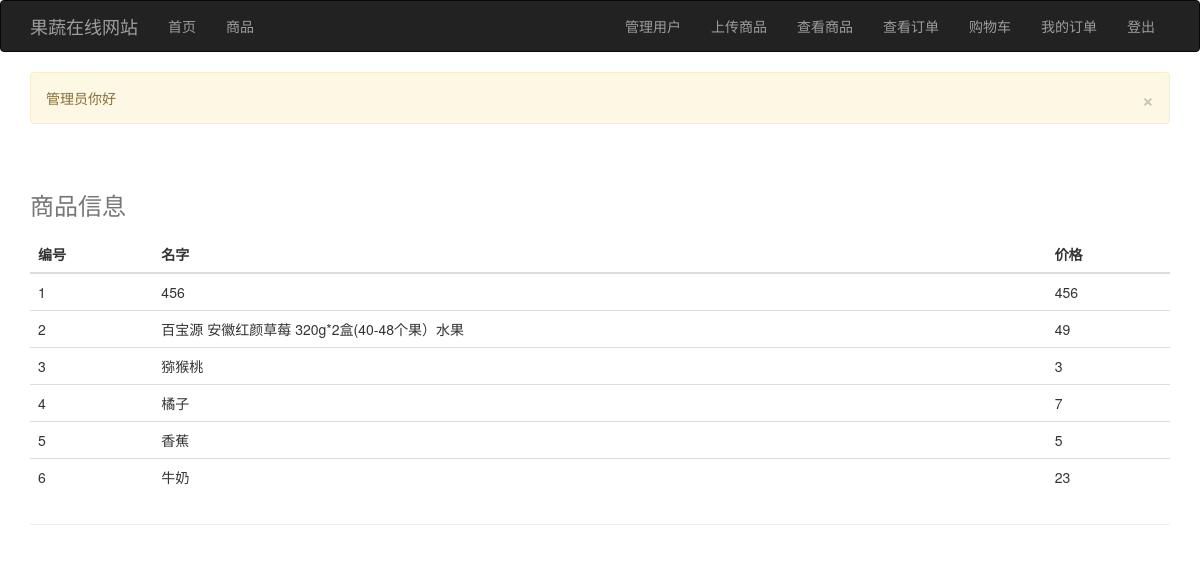
The app's page /admin_fruit (signed in), older data.
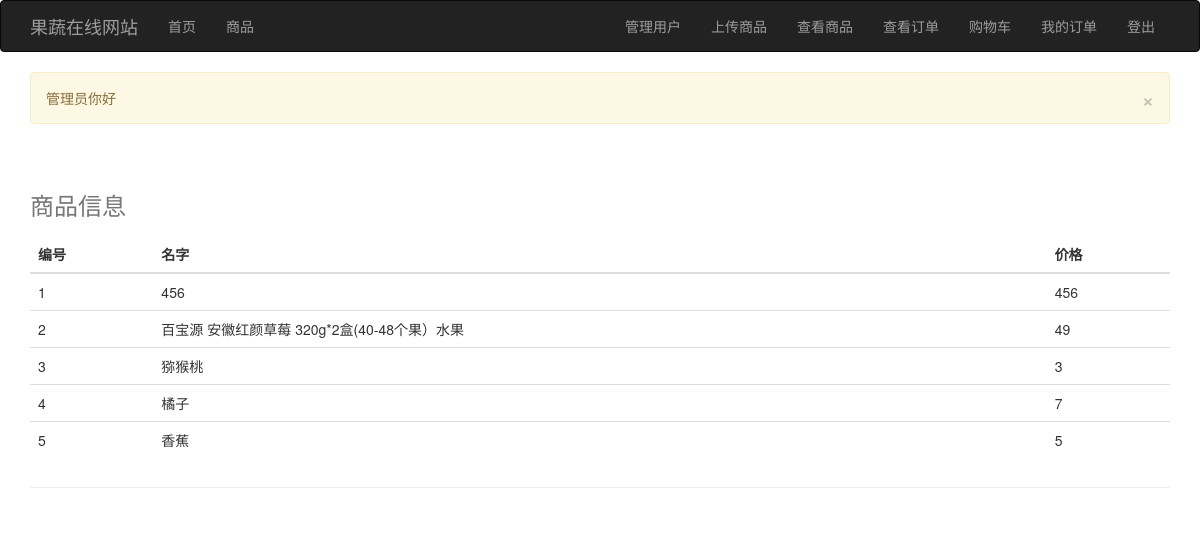
The same page, newer data.
### app/models.py (models this page shows, shortened)
class Fruits(db.Model):
    id = db.Column(db.Integer, primary_key=True)
    name = db.Column(db.String(64), index=True, unique=True)
    introduction = db.Column(db.String(1000))
    photo = db.Column(db.String(140))
    price = db.Column(db.Integer)

### app/views.py (the view)
@app.route('/admin_fruit')
@login_required
def admin_fruit():
    if g.user.is_admin():
        flash("管理员你好")
    else:
        flash("不是管理员,不能进入该页面")
        return redirect(url_for('goods'))
    allfruit = Fruits.query.filter_by().all()
    return render_template('admin_fruit.html',allfruit=allfruit)

### app/models.py (called while the page is built)
    def is_admin(self):
        return self.admin

### app/views.py (called while the page is built)
@app.before_request
def before_request():
    g.user = current_user

@lm.user_loader
def load_user(id):
    return User.query.get(int(id))

### app/templates/admin_fruit.html
{% extends "base.html" %}
{% block page_content %}
    <div class="page-header">
        <table class="table" >
            <caption><h3>商品信息</h3></caption>
            <thead>
            <tr>
                <th>编号</th>
                <th>名字</th>
                <th>价格</th>
            </tr>
            </thead>
            <tbody>
            {% for user in allfruit %}
                <tr>
                    <td>{{ user.id }}</td>
                    <td>{{ user.name }}</td>
                    <td>{{ user.price }}</td>
                </tr>
            {% endfor %}
            </tbody>
        </table>
    </div>
{% endblock %}

### app/templates/base.html (shortened to what this page needs)
{% extends "bootstrap/base.html" %}
{% block navbar %}
    <div class="navbar navbar-inverse" role="navigation">
        <div class="container">
            <div class="navbar-header">
                <a class="navbar-brand" href="/">果蔬在线网站</a>
            </div>
            <div class="navbar-collapse collapse">
                <ul class="nav navbar-nav">
                    <li><a href="{{ url_for('index') }}">首页</a></li>
                    <li><a href="{{ url_for('goods') }}">商品</a></li>
                </ul>
                <ul class="nav navbar-nav navbar-right">
                    {% if g.user.admin %}
                        <li><a href="{{ url_for('admin') }}">管理用户</a></li>
                        <li><a href="{{ url_for('upload') }}">上传商品</a></li>
                        <li><a href="{{ url_for('admin_fruit') }}">查看商品</a></li>
                        <li><a href="{{ url_for('admin_order') }}">查看订单</a></li>
                    {% endif %}
                    {% if g.user.is_authenticated %}
                        <li><a href="{{ url_for('buy') }}">购物车</a></li>
                        <li><a href="{{ url_for('list') }}">我的订单</a></li>
                        <li><a href="{{ url_for('logout') }}">登出</a></li>
                    {% else %}
                        <li><a href="{{ url_for('login') }}">登录</a></li>
                        <li><a href="{{ url_for('register') }}">注册</a></li>
                    {% endif %}
                </ul>
            </div>
        </div>
    </div>
{% endblock %}
{% block content %}
    <div class="container">
        {% for message in get_flashed_messages() %}
            <div class="alert alert-warning">
                <button type="button" class="close" data-dismiss="alert">&times;</button>
                {{ message }}
            </div>
        {% endfor %}
        {% block page_content %}{% endblock %}
    </div>
{% endblock %}

Row changes from the older to the newer data that the page shows:
removed Fruits: id "6", name "牛奶", price "23"
